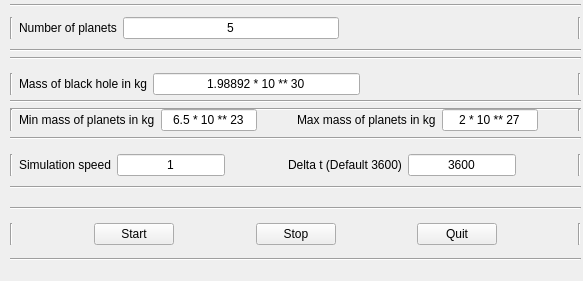
<?xml version="1.0" encoding="UTF-8"?>
<ui version="4.0">
 <class>Form</class>
 <widget class="QWidget" name="Form">
  <property name="geometry">
   <rect>
    <x>0</x>
    <y>0</y>
    <width>583</width>
    <height>281</height>
   </rect>
  </property>
  <property name="windowTitle">
   <string>Form</string>
  </property>
  <widget class="QWidget" name="gridLayoutWidget_2">
   <property name="geometry">
    <rect>
     <x>10</x>
     <y>50</y>
     <width>571</width>
     <height>69</height>
    </rect>
   </property>
   <layout class="QGridLayout" name="gridLayout">
    <item row="1" column="1">
     <widget class="QLabel" name="label_Loch">
      <property name="text">
       <string>Mass of black hole in kg</string>
      </property>
     </widget>
    </item>
    <item row="1" column="4">
     <widget class="Line" name="line_46">
      <property name="orientation">
       <enum>Qt::Vertical</enum>
      </property>
     </widget>
    </item>
    <item row="0" column="0" colspan="5">
     <widget class="Line" name="line_47">
      <property name="orientation">
       <enum>Qt::Horizontal</enum>
      </property>
     </widget>
    </item>
    <item row="1" column="2">
     <widget class="QLineEdit" name="mass_black_hole">
      <property name="text">
       <string>1.98892 * 10 ** 30</string>
      </property>
      <property name="alignment">
       <set>Qt::AlignCenter</set>
      </property>
     </widget>
    </item>
    <item row="2" column="0" colspan="5">
     <widget class="Line" name="line_48">
      <property name="orientation">
       <enum>Qt::Horizontal</enum>
      </property>
     </widget>
    </item>
    <item row="1" column="0">
     <widget class="Line" name="line_45">
      <property name="orientation">
       <enum>Qt::Vertical</enum>
      </property>
     </widget>
    </item>
    <item row="1" column="3">
     <spacer name="horizontalSpacer_2">
      <property name="orientation">
       <enum>Qt::Horizontal</enum>
      </property>
      <property name="sizeHint" stdset="0">
       <size>
        <width>40</width>
        <height>20</height>
       </size>
      </property>
     </spacer>
    </item>
   </layout>
  </widget>
  <widget class="QWidget" name="gridLayoutWidget_3">
   <property name="geometry">
    <rect>
     <x>10</x>
     <y>0</y>
     <width>571</width>
     <height>56</height>
    </rect>
   </property>
   <layout class="QGridLayout" name="gridLayout_3">
    <item row="1" column="1">
     <widget class="QLabel" name="label_Anz_Planeten">
      <property name="text">
       <string>Number of planets</string>
      </property>
     </widget>
    </item>
    <item row="1" column="0">
     <widget class="Line" name="line_49">
      <property name="orientation">
       <enum>Qt::Vertical</enum>
      </property>
     </widget>
    </item>
    <item row="0" column="0" colspan="7">
     <widget class="Line" name="line_51">
      <property name="orientation">
       <enum>Qt::Horizontal</enum>
      </property>
     </widget>
    </item>
    <item row="1" column="6">
     <widget class="Line" name="line_50">
      <property name="orientation">
       <enum>Qt::Vertical</enum>
      </property>
     </widget>
    </item>
    <item row="2" column="0" colspan="7">
     <widget class="Line" name="line_52">
      <property name="orientation">
       <enum>Qt::Horizontal</enum>
      </property>
     </widget>
    </item>
    <item row="1" column="3">
     <spacer name="horizontalSpacer_4">
      <property name="orientation">
       <enum>Qt::Horizontal</enum>
      </property>
      <property name="sizeHint" stdset="0">
       <size>
        <width>40</width>
        <height>20</height>
       </size>
      </property>
     </spacer>
    </item>
    <item row="1" column="2">
     <widget class="QLineEdit" name="num_of_planets">
      <property name="text">
       <string>5</string>
      </property>
      <property name="alignment">
       <set>Qt::AlignCenter</set>
      </property>
     </widget>
    </item>
   </layout>
  </widget>
  <widget class="QWidget" name="gridLayoutWidget_4">
   <property name="geometry">
    <rect>
     <x>10</x>
     <y>150</y>
     <width>571</width>
     <height>43</height>
    </rect>
   </property>
   <layout class="QGridLayout" name="gridLayout_4">
    <item row="1" column="0" colspan="8">
     <widget class="Line" name="line_56">
      <property name="orientation">
       <enum>Qt::Horizontal</enum>
      </property>
     </widget>
    </item>
    <item row="0" column="0">
     <widget class="Line" name="line_54">
      <property name="orientation">
       <enum>Qt::Vertical</enum>
      </property>
     </widget>
    </item>
    <item row="0" column="6">
     <spacer name="horizontalSpacer_14">
      <property name="orientation">
       <enum>Qt::Horizontal</enum>
      </property>
      <property name="sizeHint" stdset="0">
       <size>
        <width>40</width>
        <height>20</height>
       </size>
      </property>
     </spacer>
    </item>
    <item row="0" column="2">
     <widget class="QLineEdit" name="sim_speed">
      <property name="text">
       <string>1</string>
      </property>
      <property name="alignment">
       <set>Qt::AlignCenter</set>
      </property>
     </widget>
    </item>
    <item row="0" column="1">
     <widget class="QLabel" name="label_min_geschwindigkeit">
      <property name="text">
       <string>Simulation speed</string>
      </property>
     </widget>
    </item>
    <item row="0" column="5">
     <widget class="QLineEdit" name="delta_t">
      <property name="text">
       <string>3600</string>
      </property>
      <property name="alignment">
       <set>Qt::AlignCenter</set>
      </property>
     </widget>
    </item>
    <item row="0" column="4">
     <widget class="QLabel" name="label_max_geschwindigkeit">
      <property name="text">
       <string>Delta t (Default 3600)</string>
      </property>
     </widget>
    </item>
    <item row="0" column="7">
     <widget class="Line" name="line_55">
      <property name="orientation">
       <enum>Qt::Vertical</enum>
      </property>
     </widget>
    </item>
    <item row="0" column="3">
     <spacer name="horizontalSpacer_16">
      <property name="orientation">
       <enum>Qt::Horizontal</enum>
      </property>
      <property name="sizeHint" stdset="0">
       <size>
        <width>40</width>
        <height>20</height>
       </size>
      </property>
     </spacer>
    </item>
   </layout>
  </widget>
  <widget class="QWidget" name="gridLayoutWidget_5">
   <property name="geometry">
    <rect>
     <x>10</x>
     <y>100</y>
     <width>571</width>
     <height>43</height>
    </rect>
   </property>
   <layout class="QGridLayout" name="gridLayout_5">
    <item row="1" column="0">
     <widget class="Line" name="line_57">
      <property name="orientation">
       <enum>Qt::Vertical</enum>
      </property>
     </widget>
    </item>
    <item row="0" column="0" colspan="8">
     <widget class="Line" name="line_59">
      <property name="orientation">
       <enum>Qt::Horizontal</enum>
      </property>
     </widget>
    </item>
    <item row="1" column="6">
     <spacer name="horizontalSpacer_18">
      <property name="orientation">
       <enum>Qt::Horizontal</enum>
      </property>
      <property name="sizeHint" stdset="0">
       <size>
        <width>40</width>
        <height>20</height>
       </size>
      </property>
     </spacer>
    </item>
    <item row="1" column="5">
     <widget class="QLineEdit" name="max_mass_planets">
      <property name="text">
       <string>2 * 10 ** 27</string>
      </property>
      <property name="alignment">
       <set>Qt::AlignCenter</set>
      </property>
     </widget>
    </item>
    <item row="1" column="2">
     <widget class="QLineEdit" name="min_mass_planets">
      <property name="text">
       <string>6.5 * 10 ** 23</string>
      </property>
      <property name="alignment">
       <set>Qt::AlignCenter</set>
      </property>
     </widget>
    </item>
    <item row="1" column="1">
     <widget class="QLabel" name="label_min_masse">
      <property name="text">
       <string>Min mass of planets in kg</string>
      </property>
     </widget>
    </item>
    <item row="1" column="4">
     <widget class="QLabel" name="label_max_masse">
      <property name="text">
       <string>Max mass of planets in kg</string>
      </property>
     </widget>
    </item>
    <item row="1" column="7">
     <widget class="Line" name="line_60">
      <property name="orientation">
       <enum>Qt::Vertical</enum>
      </property>
     </widget>
    </item>
    <item row="1" column="3">
     <spacer name="horizontalSpacer_7">
      <property name="orientation">
       <enum>Qt::Horizontal</enum>
      </property>
      <property name="sizeHint" stdset="0">
       <size>
        <width>40</width>
        <height>20</height>
       </size>
      </property>
     </spacer>
    </item>
    <item row="2" column="0" colspan="8">
     <widget class="Line" name="line_58">
      <property name="orientation">
       <enum>Qt::Horizontal</enum>
      </property>
     </widget>
    </item>
   </layout>
  </widget>
  <widget class="QWidget" name="gridLayoutWidget_7">
   <property name="geometry">
    <rect>
     <x>10</x>
     <y>200</y>
     <width>571</width>
     <height>71</height>
    </rect>
   </property>
   <layout class="QGridLayout" name="gridLayout_7">
    <item row="1" column="6">
     <widget class="QPushButton" name="quit_button">
      <property name="text">
       <string>Quit</string>
      </property>
     </widget>
    </item>
    <item row="1" column="0">
     <widget class="Line" name="line_5">
      <property name="orientation">
       <enum>Qt::Vertical</enum>
      </property>
     </widget>
    </item>
    <item row="1" column="8">
     <widget class="Line" name="line_6">
      <property name="orientation">
       <enum>Qt::Vertical</enum>
      </property>
     </widget>
    </item>
    <item row="1" column="3">
     <spacer name="horizontalSpacer_9">
      <property name="orientation">
       <enum>Qt::Horizontal</enum>
      </property>
      <property name="sizeHint" stdset="0">
       <size>
        <width>40</width>
        <height>20</height>
       </size>
      </property>
     </spacer>
    </item>
    <item row="0" column="0" colspan="9">
     <widget class="Line" name="line_7">
      <property name="orientation">
       <enum>Qt::Horizontal</enum>
      </property>
     </widget>
    </item>
    <item row="1" column="4">
     <widget class="QPushButton" name="stop_button">
      <property name="text">
       <string>Stop</string>
      </property>
     </widget>
    </item>
    <item row="1" column="5">
     <spacer name="horizontalSpacer_10">
      <property name="orientation">
       <enum>Qt::Horizontal</enum>
      </property>
      <property name="sizeHint" stdset="0">
       <size>
        <width>40</width>
        <height>20</height>
       </size>
      </property>
     </spacer>
    </item>
    <item row="1" column="2">
     <widget class="QPushButton" name="start_button">
      <property name="text">
       <string>Start</string>
      </property>
     </widget>
    </item>
    <item row="1" column="1">
     <spacer name="horizontalSpacer_11">
      <property name="orientation">
       <enum>Qt::Horizontal</enum>
      </property>
      <property name="sizeHint" stdset="0">
       <size>
        <width>40</width>
        <height>20</height>
       </size>
      </property>
     </spacer>
    </item>
    <item row="1" column="7">
     <spacer name="horizontalSpacer_12">
      <property name="orientation">
       <enum>Qt::Horizontal</enum>
      </property>
      <property name="sizeHint" stdset="0">
       <size>
        <width>40</width>
        <height>20</height>
       </size>
      </property>
     </spacer>
    </item>
    <item row="2" column="0" colspan="9">
     <widget class="Line" name="line_8">
      <property name="orientation">
       <enum>Qt::Horizontal</enum>
      </property>
     </widget>
    </item>
   </layout>
  </widget>
 </widget>
 <resources/>
 <connections/>
</ui>
